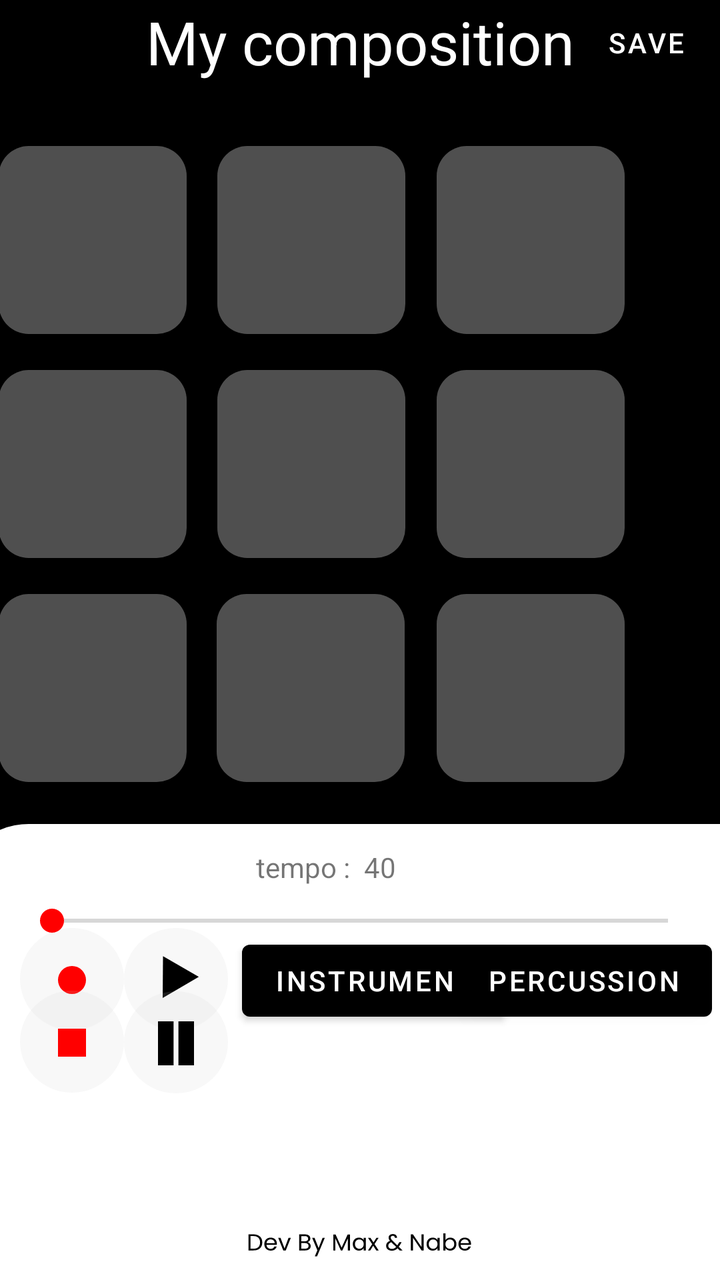
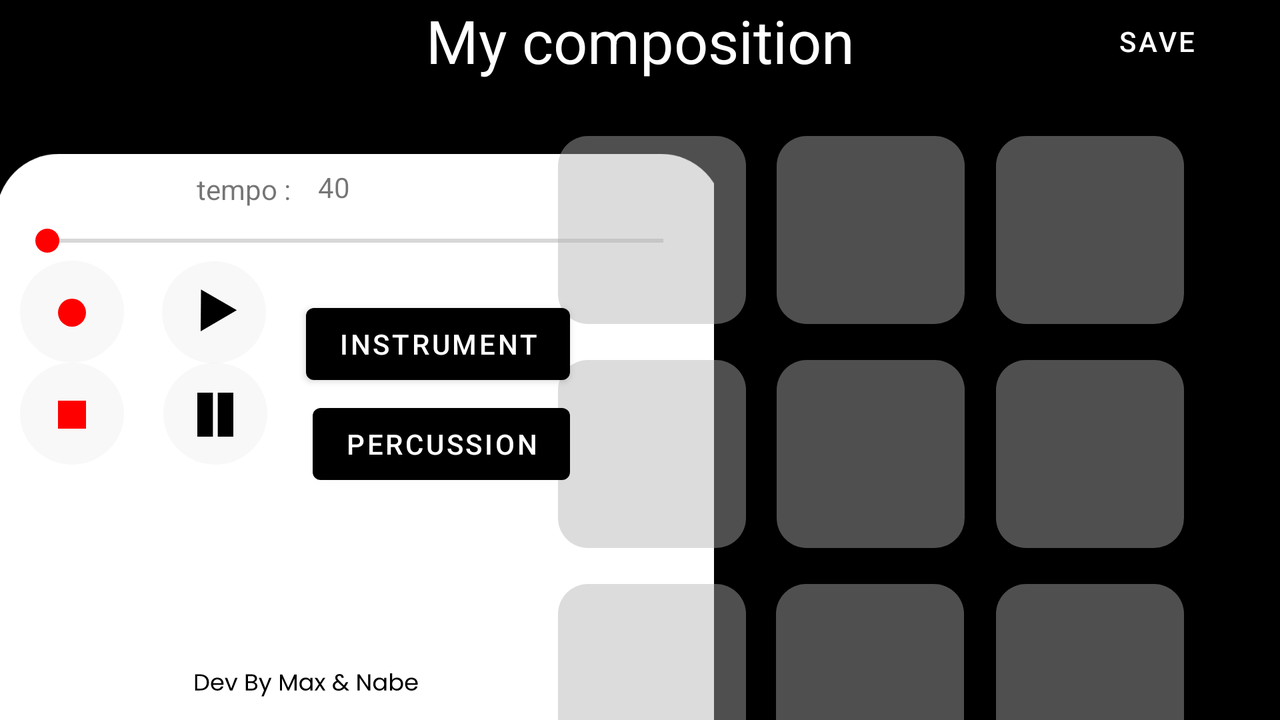

Compare how this app lays out the same screen by default and in its alternative resource folder. The renders come first, then the two layout files and the values they reference.
<!-- AndroidManifest.xml: application theme Theme.TOMOFINALV4 -->
<!-- res/layout/secondepage.xml -->
<?xml version="1.0" encoding="utf-8"?>
<androidx.constraintlayout.widget.ConstraintLayout xmlns:android="http://schemas.android.com/apk/res/android"
    xmlns:app="http://schemas.android.com/apk/res-auto"
    xmlns:tools="http://schemas.android.com/tools"
    android:layout_width="match_parent"
    android:layout_height="match_parent"
    android:background="@color/black">

    <ImageView
        android:id="@+id/imageView4"
        android:layout_width="416dp"
        android:layout_height="385dp"
        android:layout_marginTop="412dp"
        android:contentDescription="@string/controlbox"
        app:layout_constraintEnd_toEndOf="parent"
        app:layout_constraintHorizontal_bias="0.4"
        app:layout_constraintStart_toStartOf="parent"
        app:layout_constraintTop_toTopOf="parent"
        app:srcCompat="@drawable/ic_rectangle_21" />

    <ImageButton
        android:id="@+id/play"
        android:layout_width="wrap_content"
        android:layout_height="wrap_content"
        android:layout_marginStart="72dp"
        android:layout_marginLeft="72dp"
        android:layout_marginEnd="7dp"
        android:layout_marginRight="7dp"
        android:background="#00000000"
        android:contentDescription="@string/play"
        android:text="@string/play"
        app:layout_constraintBottom_toBottomOf="parent"
        app:layout_constraintEnd_toStartOf="@+id/button2"
        app:layout_constraintStart_toStartOf="parent"
        app:layout_constraintTop_toTopOf="@+id/imageView4"
        app:layout_constraintVertical_bias="0.294"
        app:srcCompat="@drawable/ic_playbutton" />

    <ImageButton
        android:id="@+id/pause"
        android:layout_width="wrap_content"
        android:layout_height="wrap_content"
        android:layout_marginStart="72dp"
        android:layout_marginLeft="72dp"
        android:layout_marginEnd="7dp"
        android:layout_marginRight="7dp"
        android:background="#00000000"
        android:contentDescription="@string/play"
        android:text="@string/play"
        app:layout_constraintBottom_toBottomOf="parent"
        app:layout_constraintEnd_toStartOf="@+id/button2"
        app:layout_constraintHorizontal_bias="1.0"
        app:layout_constraintStart_toStartOf="parent"
        app:layout_constraintTop_toTopOf="@+id/imageView4"
        app:layout_constraintVertical_bias="0.472"
        app:srcCompat="@drawable/ic_pausebutton" />

    <ImageButton
        android:id="@+id/record"
        android:layout_width="wrap_content"
        android:layout_height="wrap_content"
        android:layout_marginStart="10dp"


        android:layout_marginLeft="10dp"
        android:background="#00000000"
        app:layout_constraintBottom_toBottomOf="@+id/imageView5"
        app:layout_constraintEnd_toStartOf="@+id/play"
        app:layout_constraintStart_toStartOf="parent"
        app:layout_constraintTop_toTopOf="@+id/imageView4"
        app:layout_constraintVertical_bias="0.3"
        app:srcCompat="@drawable/ic_recordbutton" />

    <ImageButton
        android:id="@+id/stop"
        android:layout_width="wrap_content"
        android:layout_height="wrap_content"
        android:layout_marginStart="10dp"


        android:layout_marginLeft="10dp"
        android:background="#00000000"
        app:layout_constraintBottom_toBottomOf="@+id/imageView5"
        app:layout_constraintEnd_toStartOf="@+id/play"
        app:layout_constraintHorizontal_bias="0.555"
        app:layout_constraintStart_toStartOf="parent"
        app:layout_constraintTop_toTopOf="@+id/imageView4"
        app:layout_constraintVertical_bias="0.481"
        app:srcCompat="@drawable/ic_stopbutton" />

    <Button
        android:id="@+id/button2"
        android:layout_width="wrap_content"
        android:layout_height="wrap_content"
        android:text="@string/instrument"
        app:layout_constraintBottom_toBottomOf="parent"
        app:layout_constraintEnd_toStartOf="@+id/button3"
        app:layout_constraintHorizontal_bias="0.538"
        app:layout_constraintStart_toEndOf="@+id/play"
        app:layout_constraintTop_toTopOf="@+id/imageView4"
        app:layout_constraintVertical_bias="0.302" />

    <Button
        android:id="@+id/button3"
        android:layout_width="wrap_content"
        android:layout_height="wrap_content"
        android:layout_marginEnd="4dp"
        android:layout_marginRight="4dp"
        android:text="@string/percussion"
        app:layout_constraintBottom_toBottomOf="parent"
        app:layout_constraintEnd_toEndOf="parent"
        app:layout_constraintTop_toTopOf="@+id/imageView4"
        app:layout_constraintVertical_bias="0.302" />

    <SeekBar
        android:id="@+id/tempobar"
        android:layout_width="340dp"
        android:layout_height="33dp"
        android:layout_marginTop="32dp"
        android:thumbTint="#FF0000"
        app:layout_constraintEnd_toEndOf="parent"
        app:layout_constraintHorizontal_bias="0.492"
        app:layout_constraintStart_toStartOf="parent"
        app:layout_constraintTop_toTopOf="@+id/imageView4" />

    <TextView
        android:id="@+id/textView"
        android:layout_width="wrap_content"
        android:layout_height="wrap_content"
        android:text="@string/my_composition"
        android:textColor="@color/white"
        android:textSize="30sp"
        app:layout_constraintBottom_toTopOf="@+id/imageView4"
        app:layout_constraintEnd_toEndOf="parent"
        app:layout_constraintStart_toStartOf="parent"
        app:layout_constraintTop_toTopOf="parent"
        app:layout_constraintVertical_bias="0.002" />

    <ImageView
        android:id="@+id/imageView5"
        android:layout_width="112dp"
        android:layout_height="28dp"
        android:contentDescription="@string/footer"
        app:layout_constraintBottom_toBottomOf="parent"
        app:layout_constraintEnd_toEndOf="parent"
        app:layout_constraintHorizontal_bias="0.498"
        app:layout_constraintStart_toStartOf="parent"
        app:layout_constraintTop_toTopOf="@+id/imageView4"
        app:layout_constraintVertical_bias="0.981"
        app:srcCompat="@drawable/ic_dev_by_max___nabe" />

    <androidx.constraintlayout.widget.ConstraintLayout
        android:id="@+id/containerbox"
        android:layout_width="393dp"
        android:layout_height="356dp"
        android:layout_marginStart="8dp"
        android:layout_marginLeft="8dp"
        android:layout_marginTop="4dp"
        android:layout_marginEnd="8dp"
        android:layout_marginRight="8dp"
        app:layout_constraintEnd_toEndOf="parent"
        app:layout_constraintHorizontal_bias="1.0"
        app:layout_constraintStart_toStartOf="parent"
        app:layout_constraintTop_toBottomOf="@+id/textView">

        <ImageView
            android:id="@+id/box9"
            android:layout_width="94dp"
            android:layout_height="94dp"
            android:layout_marginTop="252dp"
            android:background="@drawable/boxchange9"
            android:contentDescription="box9"
            android:text="@string/box9"
            app:layout_constraintEnd_toStartOf="@+id/box3"
            app:layout_constraintHorizontal_bias="0.487"
            app:layout_constraintStart_toEndOf="@+id/box1"
            app:layout_constraintTop_toTopOf="parent" />

        <ImageView
            android:id="@+id/box8"
            android:layout_width="94dp"
            android:layout_height="94dp"
            android:layout_marginStart="40dp"
            android:layout_marginLeft="40dp"
            android:layout_marginTop="252dp"
            android:background="@drawable/boxchange8"
            android:text="@string/box8"
            app:layout_constraintStart_toStartOf="parent"
            app:layout_constraintTop_toTopOf="parent" />

        <ImageView
            android:id="@+id/box7"
            android:layout_width="94dp"
            android:layout_height="94dp"
            android:layout_marginTop="252dp"
            android:layout_marginEnd="40dp"
            android:layout_marginRight="40dp"
            android:background="@drawable/boxchange7"
            android:text="@string/box7"
            app:layout_constraintEnd_toEndOf="parent"
            app:layout_constraintTop_toTopOf="parent" />

        <ImageView
            android:id="@+id/box6"
            android:layout_width="94dp"
            android:layout_height="94dp"
            android:layout_marginTop="140dp"
            android:background="@drawable/boxchange6"
            android:text="@string/box6"
            app:layout_constraintEnd_toStartOf="@+id/box3"
            app:layout_constraintHorizontal_bias="0.49"
            app:layout_constraintStart_toEndOf="@+id/box1"
            app:layout_constraintTop_toTopOf="parent" />

        <ImageView
            android:id="@+id/box5"
            android:layout_width="94dp"
            android:layout_height="94dp"
            android:layout_marginStart="40dp"
            android:layout_marginLeft="40dp"
            android:layout_marginTop="140dp"
            android:background="@drawable/boxchange5"
            android:contentDescription="TODO"
            android:text="@string/box5"
            app:layout_constraintStart_toStartOf="parent"
            app:layout_constraintTop_toTopOf="parent" />

        <ImageView
            android:id="@+id/box4"
            android:layout_width="94dp"
            android:layout_height="94dp"
            android:layout_marginTop="140dp"
            android:layout_marginEnd="40dp"
            android:layout_marginRight="40dp"
            android:background="@drawable/boxchange4"
            android:text="@string/box4"
            app:layout_constraintEnd_toEndOf="parent"
            app:layout_constraintTop_toTopOf="parent" />

        <ImageView
            android:id="@+id/box3"
            android:layout_width="94dp"
            android:layout_height="94dp"
            android:layout_marginTop="28dp"
            android:layout_marginEnd="40dp"
            android:layout_marginRight="40dp"
            android:background="@drawable/boxchange3"
            android:contentDescription="TODO"
            android:text="@string/box3"
            app:layout_constraintEnd_toEndOf="parent"
            app:layout_constraintTop_toTopOf="parent" />

        <ImageView
            android:id="@+id/box2"
            android:layout_width="94dp"
            android:layout_height="94dp"
            android:layout_marginTop="28dp"
            android:background="@drawable/boxchange2"
            android:text="@string/box2"
            app:layout_constraintEnd_toStartOf="@+id/box3"
            app:layout_constraintHorizontal_bias="0.49"
            app:layout_constraintStart_toEndOf="@+id/box1"
            app:layout_constraintTop_toTopOf="parent" />

        <ImageView
            android:id="@+id/box1"
            android:layout_width="94dp"
            android:layout_height="94dp"
            android:layout_marginStart="40dp"
            android:layout_marginLeft="40dp"
            android:layout_marginTop="28dp"
            android:background="@drawable/boxchange1"
            android:text="@string/box1"
            app:layout_constraintStart_toStartOf="parent"
            app:layout_constraintTop_toTopOf="parent" />

    </androidx.constraintlayout.widget.ConstraintLayout>

    <Button
        android:id="@+id/save"
        android:layout_width="75dp"
        android:layout_height="41dp"
        android:text="save"
        app:layout_constraintBottom_toBottomOf="@+id/textView"
        app:layout_constraintEnd_toEndOf="parent"
        app:layout_constraintHorizontal_bias="0.826"
        app:layout_constraintStart_toEndOf="@+id/textView"
        app:layout_constraintTop_toTopOf="@+id/textView"
        app:layout_constraintVertical_bias="0.0" />

    <TextView
        android:id="@+id/tempo"
        android:layout_width="wrap_content"
        android:layout_height="wrap_content"
        android:layout_marginTop="12dp"
        android:text="40"
        app:layout_constraintBottom_toTopOf="@+id/seekBar"
        app:layout_constraintEnd_toEndOf="parent"
        app:layout_constraintHorizontal_bias="0.529"
        app:layout_constraintStart_toStartOf="parent"
        app:layout_constraintTop_toTopOf="@+id/imageView4" />

    <TextView
        android:id="@+id/textView17"
        android:layout_width="wrap_content"
        android:layout_height="wrap_content"
        android:text="tempo : "
        app:layout_constraintBottom_toTopOf="@+id/tempobar"
        app:layout_constraintEnd_toEndOf="parent"
        app:layout_constraintHorizontal_bias="0.413"
        app:layout_constraintStart_toStartOf="parent"
        app:layout_constraintTop_toTopOf="@+id/imageView4"
        app:layout_constraintVertical_bias="0.923" />

</androidx.constraintlayout.widget.ConstraintLayout>
<!-- resources referenced by this layout -->
<resources>
  <!-- drawable boxchange8 (drawable) -->
  <?xml version="1.0" encoding="utf-8"?>
  <selector xmlns:android="http://schemas.android.com/apk/res/android">
      <item android:state_pressed="true">
          <shape android:shape="rectangle">
              <solid android:color="#adc0d8"></solid>
              <corners android:radius="15dp"></corners>
          </shape>
      </item>
      <item>
          <shape android:shape="rectangle">
              <solid android:color="#72B1B1B1"></solid>
  
              <corners android:radius="15dp"></corners>
          </shape>
      </item>
  </selector>
  <!-- drawable boxchange9 (drawable) -->
  <?xml version="1.0" encoding="utf-8"?>
  <selector xmlns:android="http://schemas.android.com/apk/res/android">
      <item android:state_pressed="true">
          <shape android:shape="rectangle">
              <solid android:color="#420420"></solid>
              <corners android:radius="15dp"></corners>
          </shape>
      </item>
      <item>
          <shape android:shape="rectangle">
              <solid android:color="#72B1B1B1"></solid>
  
              <corners android:radius="15dp"></corners>
          </shape>
      </item>
  </selector>
  <!-- drawable ic_playbutton (drawable) -->
  <vector xmlns:android="http://schemas.android.com/apk/res/android"
      android:width="52dp"
      android:height="51dp"
      android:viewportWidth="52"
      android:viewportHeight="51">
    <path
        android:pathData="M0,25.5a26,25.5 0,1 0,52 0a26,25.5 0,1 0,-52 0z"
        android:fillColor="#CDCDCD"
        android:fillAlpha="0.14"/>
    <path
        android:pathData="M19.3322,35.0347L19.5076,14.0665L37.4035,24.3988L19.3322,35.0347Z"
        android:fillColor="#000000"/>
  </vector>
  <!-- drawable ic_recordbutton (drawable) -->
  <vector xmlns:android="http://schemas.android.com/apk/res/android"
      android:width="52dp"
      android:height="51dp"
      android:viewportWidth="52"
      android:viewportHeight="51">
    <path
        android:pathData="M0,25.5a26,25.5 0,1 0,52 0a26,25.5 0,1 0,-52 0z"
        android:fillColor="#CDCDCD"
        android:fillAlpha="0.14"/>
    <path
        android:pathData="M26,26m-7,0a7,7 0,1 1,14 0a7,7 0,1 1,-14 0"
        android:fillColor="#FF0000"/>
  </vector>
  <!-- drawable ic_rectangle_21 (drawable) -->
  <vector xmlns:android="http://schemas.android.com/apk/res/android"
      android:width="375dp"
      android:height="351dp"
      android:viewportWidth="375"
      android:viewportHeight="351">
    <path
        android:pathData="M31,0L347,0A33,33 0,0 1,380 33L380,350A33,33 0,0 1,347 383L31,383A33,33 0,0 1,-2 350L-2,33A33,33 0,0 1,31 0z"
        android:fillColor="#ffffff"/>
  </vector>
  <!-- drawable ic_stopbutton (drawable) -->
  <vector xmlns:android="http://schemas.android.com/apk/res/android"
      android:width="52dp"
      android:height="51dp"
      android:viewportWidth="52"
      android:viewportHeight="51">
    <path
        android:pathData="M0,25.5a26,25.5 0,1 0,52 0a26,25.5 0,1 0,-52 0z"
        android:fillColor="#CDCDCD"
        android:fillAlpha="0.14"/>
    <path
        android:pathData="M19,19h14v14h-14z"
        android:fillColor="#FF0000"/>
  </vector>
  <string name="box1">box1</string>
  <string name="box2">box2</string>
  <string name="box3">box3</string>
  <string name="box4">box4</string>
  <string name="box5">box5</string>
  <string name="box6">box6</string>
  <string name="box7">box7</string>
  <string name="box8">box8</string>
  <string name="box9">box9</string>
  <string name="controlbox">controlbox</string>
  <string name="footer">footer</string>
  <string name="instrument">instrument</string>
  <string name="my_composition">My composition</string>
  <string name="percussion">Percussion</string>
  <string name="play">play</string>
</resources>
<!-- res/layout-land/secondepage.xml (the repository's variant of the layout above) -->
<!-- drawn on the phone turned sideways -->
<?xml version="1.0" encoding="utf-8"?>
<androidx.constraintlayout.widget.ConstraintLayout xmlns:android="http://schemas.android.com/apk/res/android"
    xmlns:app="http://schemas.android.com/apk/res-auto"
    xmlns:tools="http://schemas.android.com/tools"
    android:layout_width="match_parent"
    android:layout_height="match_parent"
    android:background="@color/black">

    <ImageView
        android:id="@+id/imageView4"
        android:layout_width="357dp"
        android:layout_height="408dp"
        android:layout_marginTop="40dp"
        android:contentDescription="@string/controlbox"
        app:layout_constraintEnd_toEndOf="parent"
        app:layout_constraintHorizontal_bias="0.0"
        app:layout_constraintStart_toStartOf="parent"
        app:layout_constraintTop_toTopOf="parent"
        app:srcCompat="@drawable/ic_rectangle_21" />

    <ImageButton
        android:id="@+id/play"
        android:layout_width="wrap_content"
        android:layout_height="wrap_content"
        android:layout_marginEnd="20dp"
        android:layout_marginRight="20dp"
        android:background="#00000000"
        android:contentDescription="@string/play"
        android:text="@string/play"
        app:layout_constraintBottom_toBottomOf="parent"
        app:layout_constraintEnd_toStartOf="@+id/button2"
        app:layout_constraintTop_toTopOf="@+id/imageView4"
        app:layout_constraintVertical_bias="0.337"
        app:srcCompat="@drawable/ic_playbutton" />



    <ImageButton
        android:id="@+id/record"
        android:layout_width="wrap_content"
        android:layout_height="wrap_content"
        android:layout_marginStart="10dp"


        android:layout_marginLeft="10dp"
        android:background="#00000000"
        app:layout_constraintBottom_toBottomOf="@+id/imageView5"
        app:layout_constraintEnd_toStartOf="@+id/play"
        app:layout_constraintHorizontal_bias="0.0"
        app:layout_constraintStart_toStartOf="parent"
        app:layout_constraintTop_toTopOf="@+id/imageView4"
        app:layout_constraintVertical_bias="0.341"
        app:srcCompat="@drawable/ic_recordbutton" />


    <ImageButton
        android:id="@+id/pause"
        android:layout_width="wrap_content"
        android:layout_height="wrap_content"
        android:layout_marginStart="72dp"
        android:layout_marginLeft="72dp"
        android:layout_marginEnd="7dp"
        android:layout_marginRight="7dp"
        android:background="#00000000"
        android:contentDescription="@string/play"
        android:text="@string/play"
        app:layout_constraintBottom_toBottomOf="parent"
        app:layout_constraintEnd_toStartOf="@+id/button2"
        app:layout_constraintHorizontal_bias="0.434"
        app:layout_constraintStart_toStartOf="parent"
        app:layout_constraintTop_toTopOf="@+id/imageView4"
        app:layout_constraintVertical_bias="0.526"
        app:srcCompat="@drawable/ic_pausebutton" />

    <ImageButton
        android:id="@+id/stop"
        android:layout_width="wrap_content"
        android:layout_height="wrap_content"
        android:layout_marginStart="10dp"


        android:layout_marginLeft="10dp"
        android:background="#00000000"
        app:layout_constraintBottom_toBottomOf="@+id/imageView5"
        app:layout_constraintEnd_toStartOf="@+id/play"
        app:layout_constraintHorizontal_bias="0.0"
        app:layout_constraintStart_toStartOf="parent"
        app:layout_constraintTop_toTopOf="@+id/imageView4"
        app:layout_constraintVertical_bias="0.533"
        app:srcCompat="@drawable/ic_stopbutton" />

    <Button
        android:id="@+id/button2"
        android:layout_width="wrap_content"
        android:layout_height="wrap_content"
        android:layout_marginTop="108dp"
        android:layout_marginEnd="72dp"
        android:layout_marginRight="72dp"
        android:text="@string/instrument"
        app:layout_constraintEnd_toEndOf="@+id/imageView4"
        app:layout_constraintTop_toTopOf="@+id/imageView4" />

    <Button
        android:id="@+id/button3"
        android:layout_width="wrap_content"
        android:layout_height="wrap_content"
        android:layout_marginEnd="72dp"
        android:layout_marginRight="72dp"
        android:text="@string/percussion"
        app:layout_constraintBottom_toBottomOf="parent"
        app:layout_constraintEnd_toEndOf="@+id/imageView4"
        app:layout_constraintTop_toBottomOf="@+id/button2"
        app:layout_constraintVertical_bias="0.017" />

    <SeekBar
        android:id="@+id/tempobar"
        android:layout_width="340dp"
        android:layout_height="33dp"
        android:layout_marginTop="64dp"
        android:thumbTint="#FF0000"
        app:layout_constraintEnd_toEndOf="parent"
        app:layout_constraintHorizontal_bias="0.025"
        app:layout_constraintStart_toStartOf="parent"
        app:layout_constraintTop_toTopOf="@+id/imageView4" />

    <TextView
        android:id="@+id/textView"
        android:layout_width="wrap_content"
        android:layout_height="wrap_content"
        android:text="@string/my_composition"
        android:textColor="@color/white"
        android:textSize="30sp"
        app:layout_constraintBottom_toTopOf="@+id/imageView4"
        app:layout_constraintEnd_toEndOf="parent"
        app:layout_constraintStart_toStartOf="parent"
        app:layout_constraintTop_toTopOf="parent"
        app:layout_constraintVertical_bias="0.002" />

    <ImageView
        android:id="@+id/imageView5"
        android:layout_width="112dp"
        android:layout_height="28dp"
        android:contentDescription="@string/footer"
        app:layout_constraintBottom_toBottomOf="parent"
        app:layout_constraintEnd_toEndOf="parent"
        app:layout_constraintHorizontal_bias="0.184"
        app:layout_constraintStart_toStartOf="parent"
        app:layout_constraintTop_toTopOf="@+id/imageView4"
        app:layout_constraintVertical_bias="0.988"
        app:srcCompat="@drawable/ic_dev_by_max___nabe" />

    <androidx.constraintlayout.widget.ConstraintLayout
        android:id="@+id/containerbox"
        android:layout_width="393dp"
        android:layout_height="356dp"
        android:layout_marginStart="8dp"
        android:layout_marginLeft="8dp"
        android:layout_marginTop="40dp"
        android:layout_marginEnd="8dp"
        android:layout_marginRight="8dp"
        app:layout_constraintEnd_toEndOf="parent"
        app:layout_constraintHorizontal_bias="1.0"
        app:layout_constraintStart_toStartOf="parent"
        app:layout_constraintTop_toTopOf="parent">

        <ImageView
            android:id="@+id/box9"
            android:layout_width="94dp"
            android:layout_height="94dp"
            android:layout_marginTop="252dp"
            android:background="@drawable/boxchange9"
            android:contentDescription="box9"
            android:text="@string/box9"
            app:layout_constraintEnd_toStartOf="@+id/box3"
            app:layout_constraintHorizontal_bias="0.487"
            app:layout_constraintStart_toEndOf="@+id/box1"
            app:layout_constraintTop_toTopOf="parent" />

        <ImageView
            android:id="@+id/box8"
            android:layout_width="94dp"
            android:layout_height="94dp"
            android:layout_marginStart="40dp"
            android:layout_marginLeft="40dp"
            android:layout_marginTop="252dp"
            android:background="@drawable/boxchange8"
            android:text="@string/box8"
            app:layout_constraintStart_toStartOf="parent"
            app:layout_constraintTop_toTopOf="parent" />

        <ImageView
            android:id="@+id/box7"
            android:layout_width="94dp"
            android:layout_height="94dp"
            android:layout_marginTop="252dp"
            android:layout_marginEnd="40dp"
            android:layout_marginRight="40dp"
            android:background="@drawable/boxchange7"
            android:text="@string/box7"
            app:layout_constraintEnd_toEndOf="parent"
            app:layout_constraintTop_toTopOf="parent" />

        <ImageView
            android:id="@+id/box6"
            android:layout_width="94dp"
            android:layout_height="94dp"
            android:layout_marginTop="140dp"
            android:background="@drawable/boxchange6"
            android:text="@string/box6"
            app:layout_constraintEnd_toStartOf="@+id/box3"
            app:layout_constraintHorizontal_bias="0.49"
            app:layout_constraintStart_toEndOf="@+id/box1"
            app:layout_constraintTop_toTopOf="parent" />

        <ImageView
            android:id="@+id/box5"
            android:layout_width="94dp"
            android:layout_height="94dp"
            android:layout_marginStart="40dp"
            android:layout_marginLeft="40dp"
            android:layout_marginTop="140dp"
            android:background="@drawable/boxchange5"
            android:contentDescription="TODO"
            android:text="@string/box5"
            app:layout_constraintStart_toStartOf="parent"
            app:layout_constraintTop_toTopOf="parent" />

        <ImageView
            android:id="@+id/box4"
            android:layout_width="94dp"
            android:layout_height="94dp"
            android:layout_marginTop="140dp"
            android:layout_marginEnd="40dp"
            android:layout_marginRight="40dp"
            android:background="@drawable/boxchange4"
            android:text="@string/box4"
            app:layout_constraintEnd_toEndOf="parent"
            app:layout_constraintTop_toTopOf="parent" />

        <ImageView
            android:id="@+id/box3"
            android:layout_width="94dp"
            android:layout_height="94dp"
            android:layout_marginTop="28dp"
            android:layout_marginEnd="40dp"
            android:layout_marginRight="40dp"
            android:background="@drawable/boxchange3"
            android:contentDescription="TODO"
            android:text="@string/box3"
            app:layout_constraintEnd_toEndOf="parent"
            app:layout_constraintTop_toTopOf="parent" />

        <ImageView
            android:id="@+id/box2"
            android:layout_width="94dp"
            android:layout_height="94dp"
            android:layout_marginTop="28dp"
            android:background="@drawable/boxchange2"
            android:text="@string/box2"
            app:layout_constraintEnd_toStartOf="@+id/box3"
            app:layout_constraintHorizontal_bias="0.49"
            app:layout_constraintStart_toEndOf="@+id/box1"
            app:layout_constraintTop_toTopOf="parent" />

        <ImageView
            android:id="@+id/box1"
            android:layout_width="94dp"
            android:layout_height="94dp"
            android:layout_marginStart="40dp"
            android:layout_marginLeft="40dp"
            android:layout_marginTop="28dp"
            android:background="@drawable/boxchange1"
            android:text="@string/box1"
            app:layout_constraintStart_toStartOf="parent"
            app:layout_constraintTop_toTopOf="parent" />

    </androidx.constraintlayout.widget.ConstraintLayout>

    <Button
        android:id="@+id/save"
        android:layout_width="75dp"
        android:layout_height="41dp"
        android:text="save"
        app:layout_constraintBottom_toBottomOf="@+id/textView"
        app:layout_constraintEnd_toEndOf="parent"
        app:layout_constraintHorizontal_bias="0.826"
        app:layout_constraintStart_toEndOf="@+id/textView"
        app:layout_constraintTop_toTopOf="@+id/textView"
        app:layout_constraintVertical_bias="0.0" />

    <TextView
        android:id="@+id/tempo"
        android:layout_width="wrap_content"
        android:layout_height="wrap_content"
        android:layout_marginTop="44dp"
        android:text="40"
        app:layout_constraintBottom_toTopOf="@+id/seekBar"
        app:layout_constraintEnd_toEndOf="parent"
        app:layout_constraintHorizontal_bias="0.255"
        app:layout_constraintStart_toStartOf="parent"
        app:layout_constraintTop_toTopOf="@+id/imageView4" />

    <TextView
        android:id="@+id/textView17"
        android:layout_width="wrap_content"
        android:layout_height="wrap_content"
        android:text="tempo : "
        app:layout_constraintBottom_toTopOf="@+id/tempobar"
        app:layout_constraintEnd_toEndOf="parent"
        app:layout_constraintHorizontal_bias="0.167"
        app:layout_constraintStart_toStartOf="parent"
        app:layout_constraintTop_toTopOf="@+id/imageView4"
        app:layout_constraintVertical_bias="1.0" />

</androidx.constraintlayout.widget.ConstraintLayout>
